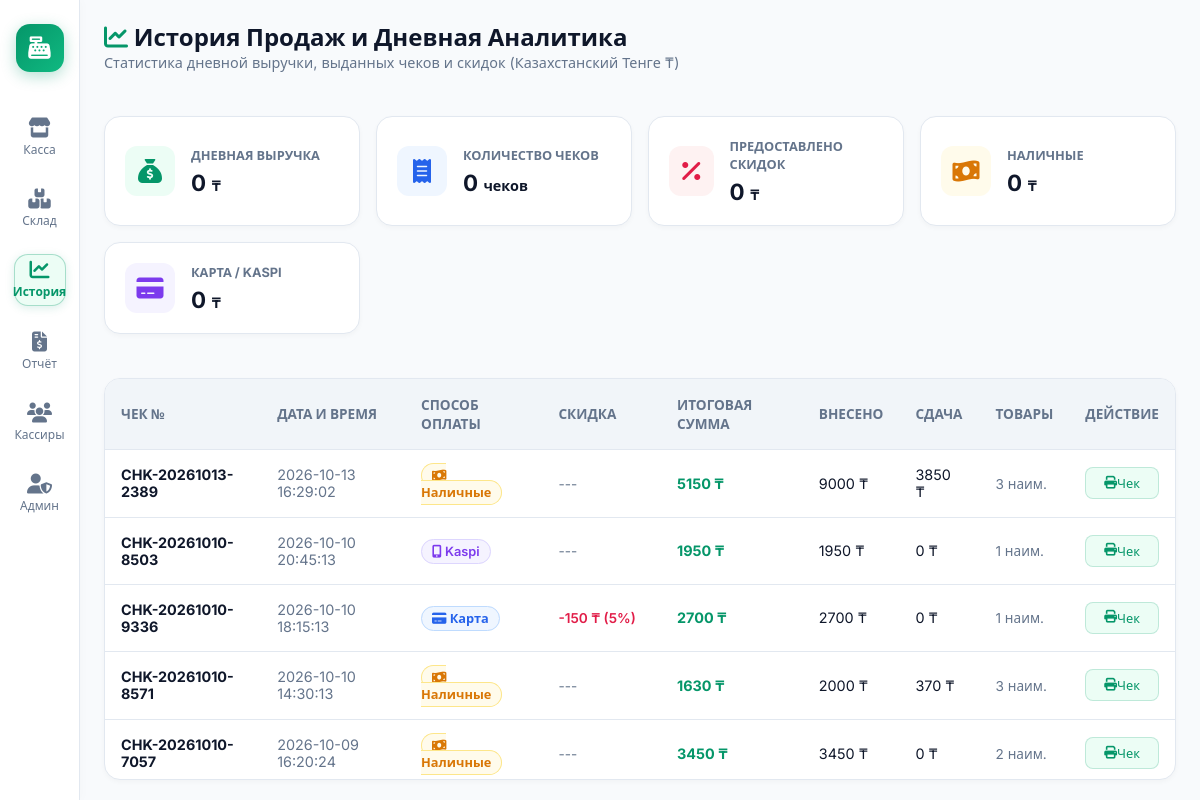
Page /sales/ on the committed database.
### kassa/models.py (models this page shows, shortened)
class Sale(models.Model):
    PAYMENT_CHOICES = [
        ('cash', 'Наличные'),
        ('card', 'Банковская карта'),
        ('click', 'Kaspi / QR'),
    ]
    receipt_number = models.CharField(max_length=50, unique=True, verbose_name="Номер чека")
    subtotal_amount = models.DecimalField(max_digits=14, decimal_places=0, default=0, verbose_name="Сумма без скидки (₸)")
    discount_amount = models.DecimalField(max_digits=14, decimal_places=0, default=0, verbose_name="Сумма скидки (₸)")
    discount_percent = models.DecimalField(max_digits=5, decimal_places=2, default=0, verbose_name="Скидка (%)")
    total_amount = models.DecimalField(max_digits=14, decimal_places=0, verbose_name="Итоговая сумма (₸)")
    paid_amount = models.DecimalField(max_digits=14, decimal_places=0, default=0, verbose_name="Внесено денег (₸)")
    change_amount = models.DecimalField(max_digits=14, decimal_places=0, default=0, verbose_name="Сдача (₸)")
    payment_method = models.CharField(max_length=20, choices=PAYMENT_CHOICES, default='cash', verbose_name="Способ оплаты")
    cashier_name = models.CharField(max_length=100, default='Кассир 1', verbose_name="Продавец/Кассир")
    created_at = models.DateTimeField(auto_now_add=True, verbose_name="Время продажи")
    class Meta:
        verbose_name = "Продажа"
        verbose_name_plural = "Продажи"
        ordering = ['-created_at']

### kassa/views.py (the view)
# urls.py: path('sales/', views.sales_history_view, name='sales_history'),
def sales_history_view(request):
    sales = Sale.objects.prefetch_related('items').all()
    today = timezone.now().date()
    today_sales = sales.filter(created_at__date=today)
    today_total = today_sales.aggregate(Sum('total_amount'))['total_amount__sum'] or 0
    today_discount = today_sales.aggregate(Sum('discount_amount'))['discount_amount__sum'] or 0
    today_count = today_sales.count()
    cash_total = today_sales.filter(payment_method='cash').aggregate(Sum('total_amount'))['total_amount__sum'] or 0
    card_total = today_sales.filter(payment_method='card').aggregate(Sum('total_amount'))['total_amount__sum'] or 0
    click_total = today_sales.filter(payment_method='click').aggregate(Sum('total_amount'))['total_amount__sum'] or 0
    context = {
        'sales': sales[:50],  # Recent 50 sales
        'today_total': today_total,
        'today_discount': today_discount,
        'today_count': today_count,
        'cash_total': cash_total,
        'card_total': card_total,
        'click_total': click_total,
    }
    return render(request, 'kassa/sales_history.html', context)

### templates/kassa/sales_history.html (shortened to what this page needs)
{% extends 'base.html' %}
{% block content %}
<div class="main-content" style="max-width: 1200px; margin: 0 auto; width: 100%;">
    <div class="top-header" style="margin-bottom: 1.5rem;">
        <div>
            <h2><i class="fa-solid fa-chart-line" style="color: var(--accent-primary)"></i> История Продаж и Дневная Аналитика</h2>
            <p style="color: var(--text-muted); font-size: 0.9rem;">Статистика дневной выручки, выданных чеков и скидок (Казахстанский Тенге ₸)</p>
        </div>
    </div>
    <div class="stats-grid">
        <div class="stat-card">
            <div class="stat-icon" style="background: #ecfdf5; color: var(--accent-primary);">
                <i class="fa-solid fa-sack-dollar"></i>
            </div>
            <div class="stat-info">
                <h4>Дневная выручка</h4>
                <p>{{ today_total|floatformat:0 }} <small style="font-size: 0.9rem">₸</small></p>
            </div>
        </div>
        <div class="stat-card">
            <div class="stat-icon" style="background: #eff6ff; color: var(--accent-blue);">
                <i class="fa-solid fa-receipt"></i>
            </div>
            <div class="stat-info">
                <h4>Количество чеков</h4>
                <p>{{ today_count }} <small style="font-size: 0.9rem">чеков</small></p>
            </div>
        </div>
        <div class="stat-card">
            <div class="stat-icon" style="background: #fef2f2; color: var(--accent-rose);">
                <i class="fa-solid fa-percent"></i>
            </div>
            <div class="stat-info">
                <h4>Предоставлено скидок</h4>
                <p>{{ today_discount|floatformat:0 }} <small style="font-size: 0.9rem">₸</small></p>
            </div>
        </div>
        <div class="stat-card">
            <div class="stat-icon" style="background: #fffbeb; color: var(--accent-amber);">
                <i class="fa-solid fa-money-bill-wave"></i>
            </div>
            <div class="stat-info">
                <h4>Наличные</h4>
                <p>{{ cash_total|floatformat:0 }} <small style="font-size: 0.9rem">₸</small></p>
            </div>
        </div>
        <div class="stat-card">
            <div class="stat-icon" style="background: #f5f3ff; color: var(--accent-purple);">
                <i class="fa-solid fa-credit-card"></i>
            </div>
            <div class="stat-info">
                <h4>Карта / Kaspi</h4>
                <p>{{ card_total|add:click_total|floatformat:0 }} <small style="font-size: 0.9rem">₸</small></p>
            </div>
        </div>
    </div>
    <div class="table-container">
        <table class="custom-table">
            <thead>
                <tr>
                    <th>Чек №</th>
                    <th>Дата и время</th>
                    <th>Способ оплаты</th>
                    <th>Скидка</th>
                    <th>Итоговая сумма</th>
                    <th>Внесено</th>
                    <th>Сдача</th>
                    <th>Товары</th>
                    <th>Действие</th>
                </tr>
            </thead>
            <tbody>
                {% for sale in sales %}
                <tr>
                    <td><strong>{{ sale.receipt_number }}</strong></td>
                    <td><span style="color: var(--text-muted);">{{ sale.created_at|date:"Y-m-d H:i:s" }}</span></td>
                    <td>
                        {% if sale.payment_method == 'cash' %}
                            <span style="background: #fffbeb; color: var(--accent-amber); border: 1px solid #fde68a; padding: 4px 10px; border-radius: 20px; font-size: 0.8rem; font-weight: 600;">
                                <i class="fa-solid fa-money-bill-wave"></i> Наличные
                            </span>
                        {% elif sale.payment_method == 'card' %}
                            <span style="background: #eff6ff; color: var(--accent-blue); border: 1px solid #bfdbfe; padding: 4px 10px; border-radius: 20px; font-size: 0.8rem; font-weight: 600;">
                                <i class="fa-solid fa-credit-card"></i> Карта
                            </span>
                        {% else %}
                            <span style="background: #f5f3ff; color: var(--accent-purple); border: 1px solid #ddd6fe; padding: 4px 10px; border-radius: 20px; font-size: 0.8rem; font-weight: 600;">
                                <i class="fa-solid fa-mobile-screen-button"></i> Kaspi
                            </span>
                        {% endif %}
                    </td>
                    <td>
                        {% if sale.discount_amount > 0 %}
                            <span style="color: var(--accent-rose); font-weight: 600; font-size: 0.85rem;">
                                -{{ sale.discount_amount|floatformat:0 }} ₸ ({{ sale.discount_percent|floatformat:0 }}%)
                            </span>
                        {% else %}
                            <span style="color: var(--text-muted); font-size: 0.85rem;">---</span>
                        {% endif %}
                    </td>
                    <td><strong style="color: var(--accent-primary);">{{ sale.total_amount|floatformat:0 }} ₸</strong></td>
                    <td>{{ sale.paid_amount|floatformat:0 }} ₸</td>
                    <td>{{ sale.change_amount|floatformat:0 }} ₸</td>
                    <td>
                        <span style="font-size: 0.85rem; color: var(--text-muted);">
                            {{ sale.items.count }} наим.
                        </span>
                    </td>
                    <td>
                        <a href="{% url 'receipt_view' sale.id %}" target="_blank" class="add-btn" style="width: auto; padding: 4px 10px; text-decoration: none; font-size: 0.8rem;">
                            <i class="fa-solid fa-print"></i> Чек
                        </a>
                    </td>
                </tr>
                {% empty %}
                <tr>
                    <td colspan="9" style="text-align: center; color: var(--text-muted); padding: 3rem;">
                        Продажи еще не совершались.
                    </td>
                </tr>
                {% endfor %}
            </tbody>
        </table>
    </div>
</div>
{% endblock %}

### static/css/style.css (style rules this page uses)
:root { --bg-dark: #f8fafc; --bg-card: #ffffff; --bg-card-hover: #f1f5f9; --border-color: #e2e8f0; --accent-primary: #059669; --accent-primary-hover: #047857; --accent-blue: #2563eb; --accent-purple: #7c3aed; --accent-amber: #d97706; --accent-rose: #e11d48; --text-main: #0f172a; --text-muted: #64748b; --font-family: 'Inter', system-ui, -apple-system, sans-serif; --glass-bg: rgba(255, 255, 255, 0.95); --glass-border: rgba(0, 0, 0, 0.08); --shadow-lg: 0 10px 30px -5px rgba(0, 0, 0, 0.08), 0 4px 6px -2px rgba(0, 0, 0, 0.04); }
* { box-sizing: border-box; margin: 0; padding: 0; }
body { font-family: var(--font-family); background-color: var(--bg-dark); color: var(--text-main); height: 100vh; overflow: hidden; display: flex; }
.main-content { flex: 1; display: flex; flex-direction: column; overflow: hidden; padding: 1.25rem 1.5rem; gap: 1.25rem; background: #f8fafc; min-width: 0; }
.top-header { display: flex; justify-content: space-between; align-items: center; gap: 1rem; }
.add-btn { width: 32px; height: 32px; border-radius: 8px; background: #ecfdf5; color: var(--accent-primary); border: 1px solid rgba(5, 150, 105, 0.2); display: flex; align-items: center; justify-content: center; transition: all 0.2s; }
.stats-grid { display: grid; grid-template-columns: repeat(auto-fit, minmax(220px, 1fr)); gap: 1rem; margin-bottom: 1.5rem; }
.stat-card { background: #ffffff; border: 1px solid #e2e8f0; border-radius: 16px; padding: 1.25rem; display: flex; align-items: center; gap: 1rem; box-shadow: 0 2px 5px rgba(0,0,0,0.03); }
.stat-icon { width: 50px; height: 50px; border-radius: 12px; display: flex; align-items: center; justify-content: center; font-size: 1.5rem; }
.stat-info h4 { font-size: 0.8rem; color: var(--text-muted); margin-bottom: 0.3rem; text-transform: uppercase; }
.stat-info p { font-size: 1.4rem; font-weight: 700; color: var(--text-main); }
.table-container { background: #ffffff; border: 1px solid #e2e8f0; border-radius: 16px; overflow: hidden; box-shadow: 0 2px 5px rgba(0,0,0,0.03); }
.custom-table { width: 100%; border-collapse: collapse; text-align: left; }
.custom-table th { background: #f1f5f9; padding: 1rem; font-size: 0.85rem; color: var(--text-muted); text-transform: uppercase; border-bottom: 1px solid #e2e8f0; }
.custom-table td { padding: 1rem; border-bottom: 1px solid #e2e8f0; font-size: 0.9rem; color: var(--text-main); }

### rows in the picture
Sale: receipt_number "CHK-20261013-2389", created_at "2026-10-13 16:29:02", payment_method "cash" (drawn), total_amount "5150", paid_amount "9000", change_amount "3850", items.count "3"
Sale: receipt_number "CHK-20261010-8503", created_at "2026-10-10 20:45:13", payment_method "click" (drawn), total_amount "1950", paid_amount "1950", change_amount "0", items.count "1"
Sale: receipt_number "CHK-20261010-9336", created_at "2026-10-10 18:15:13", payment_method "card" (drawn), discount_amount "150", discount_percent "5", total_amount "2700", paid_amount "2700", change_amount "0", items.count "1"
Sale: receipt_number "CHK-20261010-8571", created_at "2026-10-10 14:30:13", payment_method "cash" (drawn), total_amount "1630", paid_amount "2000", change_amount "370", items.count "3"
Sale: receipt_number "CHK-20261010-7057", created_at "2026-10-09 16:20:24", payment_method "cash" (drawn), total_amount "3450", paid_amount "3450", change_amount "0", items.count "2"

### other values in the picture
{{ today_total|floatformat:0 }} "0"
{{ today_count }} "0"
{{ today_discount|floatformat:0 }} "0"
{{ cash_total|floatformat:0 }} "0"
{{ card_total|add:click_total|floatformat:0 }} "0"
